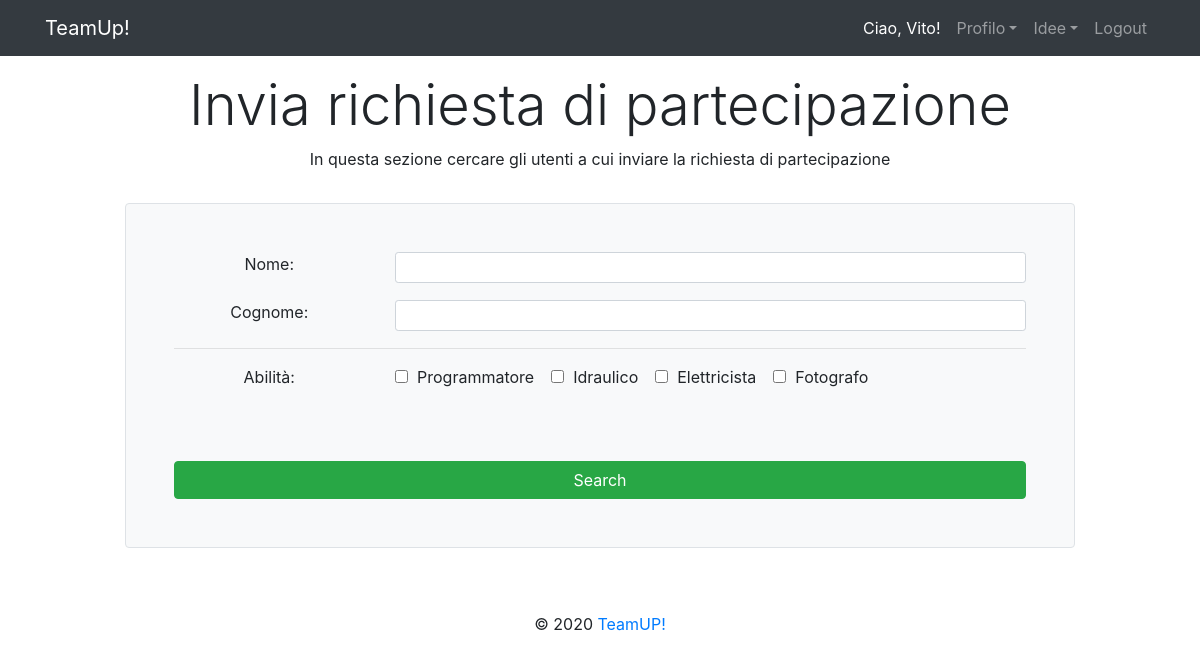
The page /partecipationRequests/newPartecipationrequestChooser/10 (signed in) on the database its author committed.
### tables this page shows
CREATE TABLE IF NOT EXISTS `ability` (
  `id` int(11) NOT NULL AUTO_INCREMENT,
  `description` varchar(255) NOT NULL,
  PRIMARY KEY (`id`)
);

### app/controllers/PartecipationRequests.php (called while the page is built, shortened)
<?php
class PartecipationRequests extends Controller {
    private $abilityModel;
    public function __construct(){
        $this->abilityModel = $this->model(Ability::class);
    }
    public function newPartecipationRequestChooser($ideaId = null){
        $data = [ USERDTO_KEY =>[], USER_ABILITIES_KEY => [], CHECKED => [], FIRST_NAME_KEY=> "", LAST_NAME_KEY=>"", IDEA_ID => $ideaId ,'post'=>false];
        $data[USER_ABILITIES_KEY] = $this->abilityModel->getAllAbilities();
        $this->view("partecipationRequests/newPartecipationRequestChooser", $data);
    }
}

### app/libraries/Core.php (called while the page is built, shortened)
<?php
  class Core
  {
      protected $currentMethod = 'bestIdeas';
      public function __construct()
      {
          $url = $this->getUrl();
          if ($url > 0 && file_exists('../app/controllers/' . ucwords($url[0]) . '.php')) {
              unset($url[0]);
          }
          $this->currentController = new $this->currentController;
          if (isset($url[1]) && method_exists($this->currentController, $url[1])) {
              $this->currentMethod = $url[1];
              unset($url[1]);
          }
          $this->params = $url ? array_values($url) : [];
          call_user_func_array([$this->currentController, $this->currentMethod], $this->params);
      }
      public function getUrl(){
          if (isset($_GET['url'])) {
              $url = rtrim($_GET['url'], '/');
              $url = filter_var($url, FILTER_SANITIZE_URL);
              return explode('/', $url);
          }
          return null;
      }
  }

### public/index.php (called while the page is built, shortened)
<?php
$init = new Core;

### app/libraries/Database.php (called while the page is built, shortened)
<?php
class Database {
    private $dbh;
    private $stmt;
    public function __construct(){
        $dsn = 'mysql:host=' . DB_HOST . ';dbname=' . DB_NAME;
        $options = array(
            PDO::ATTR_PERSISTENT => true,
            PDO::ATTR_ERRMODE => PDO::ERRMODE_EXCEPTION
        );
        try{
            $this->dbh = new PDO($dsn, DB_USER, DB_PASS, $options);
        } catch(PDOException $e){
            echo $e->getMessage();
        }
    }
    public function query($sql){
        $this->stmt = $this->dbh->prepare($sql);
    }
    public function bind($param, $value, $type = null){
        if(is_null($type)){
            switch(true){
                default:
                    $type = PDO::PARAM_STR;
            }
        }
        $this->stmt->bindValue($param, $value, $type);
    }
    public function execute(){
        return $this->stmt->execute();
    }
    public function classesFromResultSet($className){
        $this->execute();
        return $this->stmt->fetchAll(PDO::FETCH_CLASS, $className);
    }
    public function classFromSingle($className){
        $this->stmt->setFetchMode(PDO::FETCH_CLASS, $className);
        return $this->stmt->fetch();
    }
}

### app/models/Ability.php (called while the page is built, shortened)
<?php
class Ability {
    protected $database;
    public function __construct(){
        $this->database = new Database();
    }
    public function getAllAbilities(){
        $this->database->query('SELECT * FROM ability');
        return $this->database->classesFromResultSet(AbilityDTO::class);
    }
}
class AbilityDTO {
    private $id;
    private $description;
    public function getId(){
        return $this->id;
    }
    public function getDescription(){
        return $this->description;
    }
}

### app/views/partecipationRequests/newPartecipationRequestChooser.php (the view, shortened to what this page needs)
<?php require APPROOT . '/views/inc/header.php'; ?>
    <div class="row">
        <div class="container text-center ">
            <label class="display-4 ">Invia richiesta di partecipazione</label>
            <p>In questa sezione cercare gli utenti a cui inviare la richiesta di partecipazione</p>
        </div>
        <div class="container bg-light border rounded mt-3 col-md-10 p-5">
            <form action="<?php echo URLROOT; ?>/partecipationRequests/newPartecipationRequestChooser/<?php echo $data['ideaId']; ?>" method="post">
                <div class="form-group">
                    <div class="row">
                        <div class="col-md-3">
                            <label for="firstName" class="d-flex justify-content-center">Nome: </label>
                        </div>
                        <div class="col-md-9">
                            <input type="text" name="firstName" class="form-control form-control-sm" value="<?php if (isset($data[FIRST_NAME_KEY]) && !empty($data[FIRST_NAME_KEY])) { echo $data[FIRST_NAME_KEY];}?>">
                        </div>
                    </div>
                </div>
                <div class="form-group">
                    <div class="row">
                        <div class="col-md-3">
                            <label for="lastName" class="d-flex justify-content-center">Cognome: </label>
                        </div>
                        <div class="col-md-9">
                            <input type="text" name="lastName" class="form-control form-control-sm" value="<?php if (isset($data[LAST_NAME_KEY])) {echo $data[LAST_NAME_KEY];}?>">
                        </div>
                    </div>
                </div>
                <hr>
                <div class="form-group">
                    <div class="row">
                        <div class="col-md-3">
                            <label for="abilities" class="d-flex justify-content-center">Abilità: </label>
                        </div>
                        <div class="col-md-9">
                            <?php if (isset($data[USER_ABILITIES_KEY])) : foreach($data[USER_ABILITIES_KEY] as $ability): ?>
                                <div class="form-check-inline">
                                    <label class="form-check-label">
                                        <input type="checkbox" class="form-check-input" name="checked[]" id = "<?php echo $ability->getId()?>"
                                               value="<?php echo $ability->getId()?>"
                                            <?php if (!empty($data[CHECKED] && in_array($ability->getId(), $data[CHECKED]))){
                                                echo "checked";
                                            }?>>
                                        <?php echo $ability->getDescription();?>
                                    </label>
                                </div>
                            <?php endforeach; ?>
                            <?php else : ?>
                                <label>Non ci sono abilità nella base di dati!</label>
                            <?php endif; ?>
                        </div>
                    </div>
                </div>
                <div class="row">
                    <div class="col mt-5">
                        <input type="submit" value="Search" class="btn btn-success btn-block">
                    </div>
                </div>
            </form>
        </div>
    </div>
<?php require APPROOT . '/views/inc/footer.php'; ?>

### rows shown on the page
ability: description "Programmatore"
ability: description "Idraulico"
ability: description "Elettricista"
ability: description "Fotografo"

### other values the page prints
SITENAME "TeamUp!"
$_SESSION['userFirstName'] "Vito"
